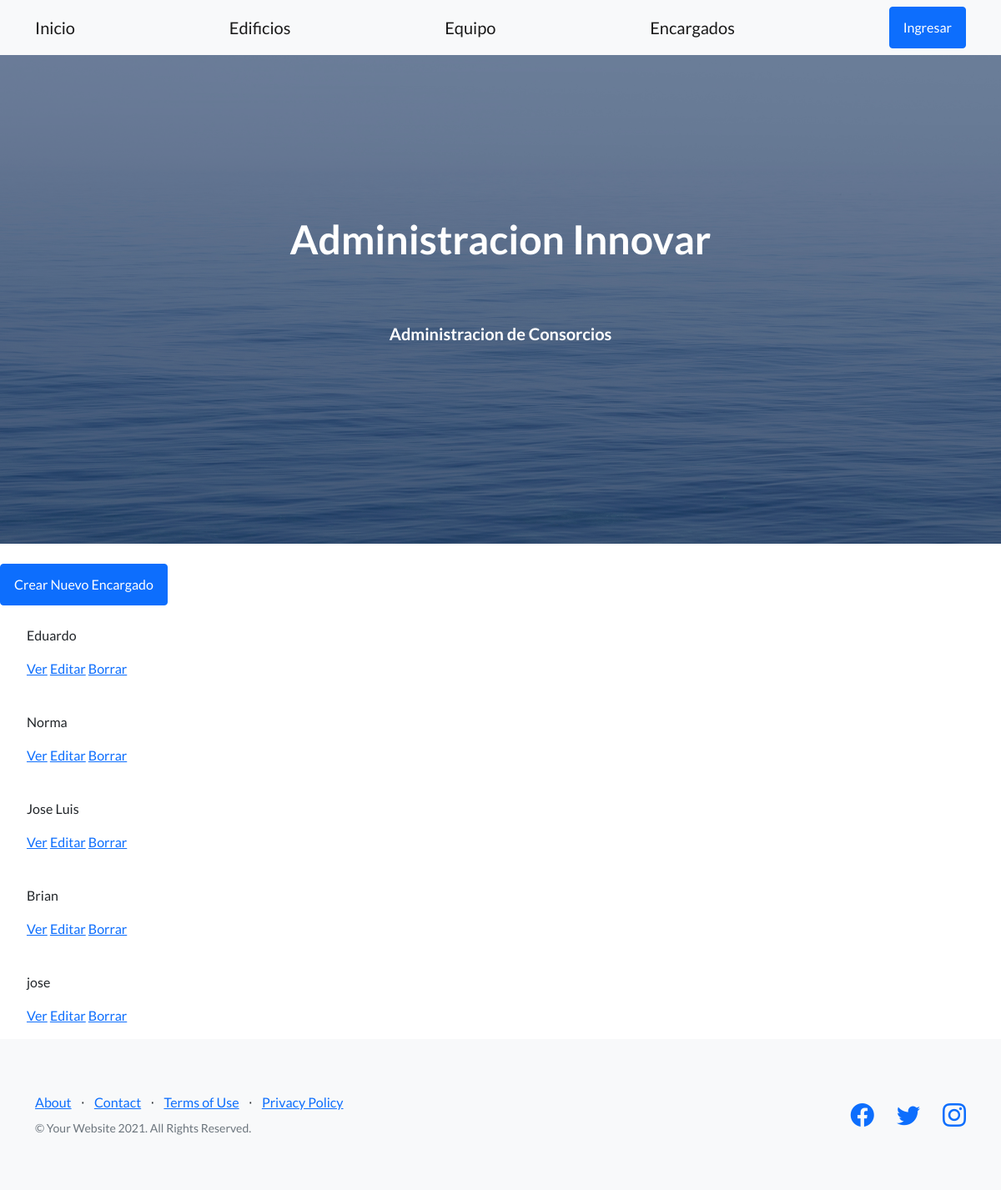
The page /AppCoder/encargado/list/ on the database as committed earlier.
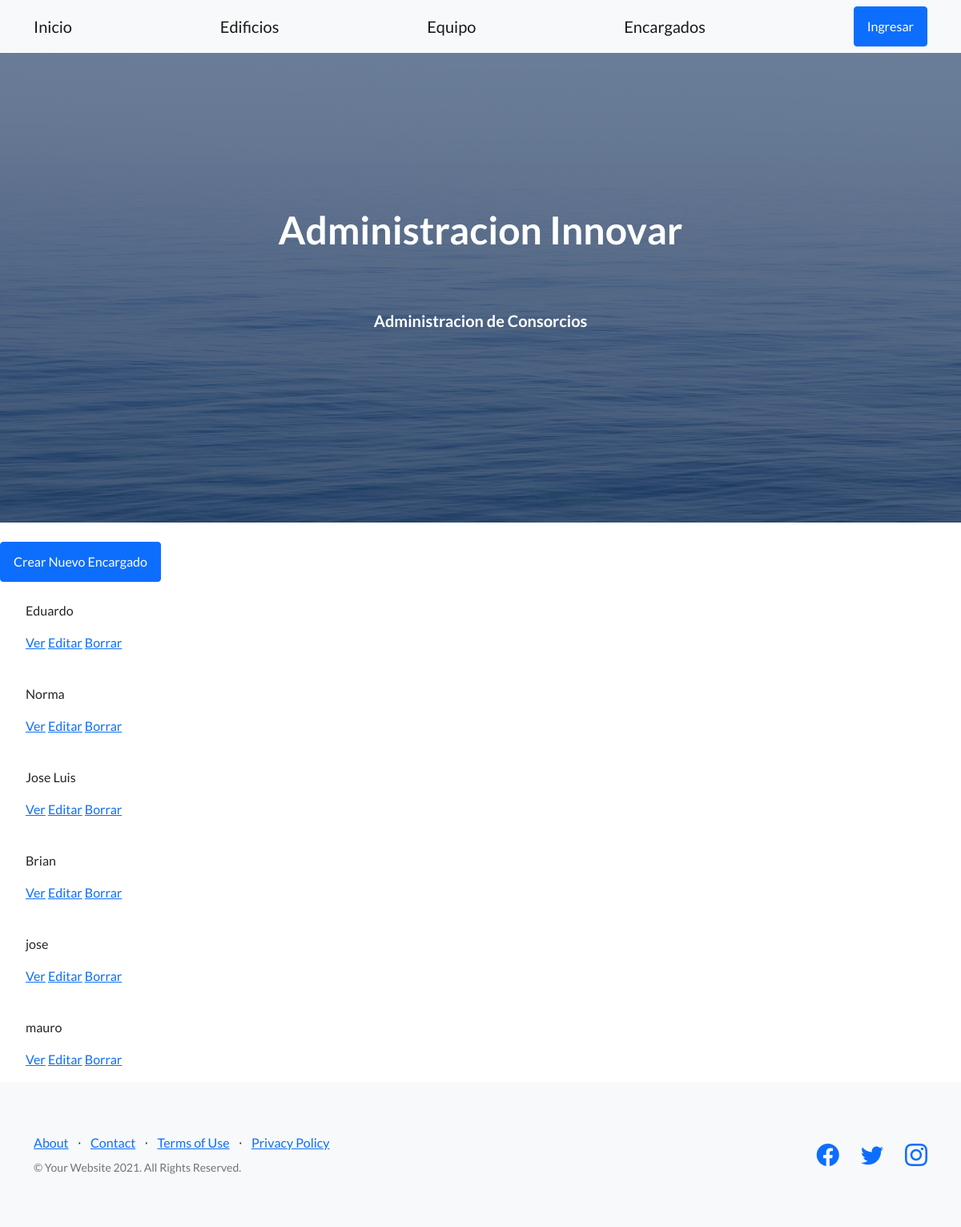
The same page on the database as committed later.
### AppCoder/models.py (models this page shows)
class Encargado(models.Model):
    nombre_enc = models.CharField(max_length=40)
    edad = models.IntegerField()
    num_contacto = models.IntegerField()
    mail_contacto = models.CharField(max_length=50)

### AppCoder/views.py (the view)
# urls.py: path("encargado/list/", views.EncargadoList.as_view(), name='ListEnc'),
class EncargadoList(ListView):
    model = Encargado
    template = 'AppCoder/encargado_list.html'

### AppCoder/templates/AppCoder/encargado_list.html
{% extends "AppCoder/padre.html" %}
{% load static %}
{% block contenidoQueCambia %}
        <br>
      <a class="btn btn-primary" href="{% url 'NewEnc' %}">Crear Nuevo Encargado</a>
        <ul>
            {% for encargado in object_list %}
                <br>
                <p>{{encargado.nombre_enc}}</p>
                <p>
                    <a href="{% url 'DetailEnc' encargado.id %}">Ver</a>
                    <a href="{% url 'EditEnc' encargado.id %}">Editar</a>
                    <a href="{% url 'DeleteEnc' encargado.id %}">Borrar</a>
                </p>
            {% endfor %}
        </ul>
{% endblock %}

Rows that differ between the two databases and show on the page:
added Encargado: nombre_enc "mauro"
